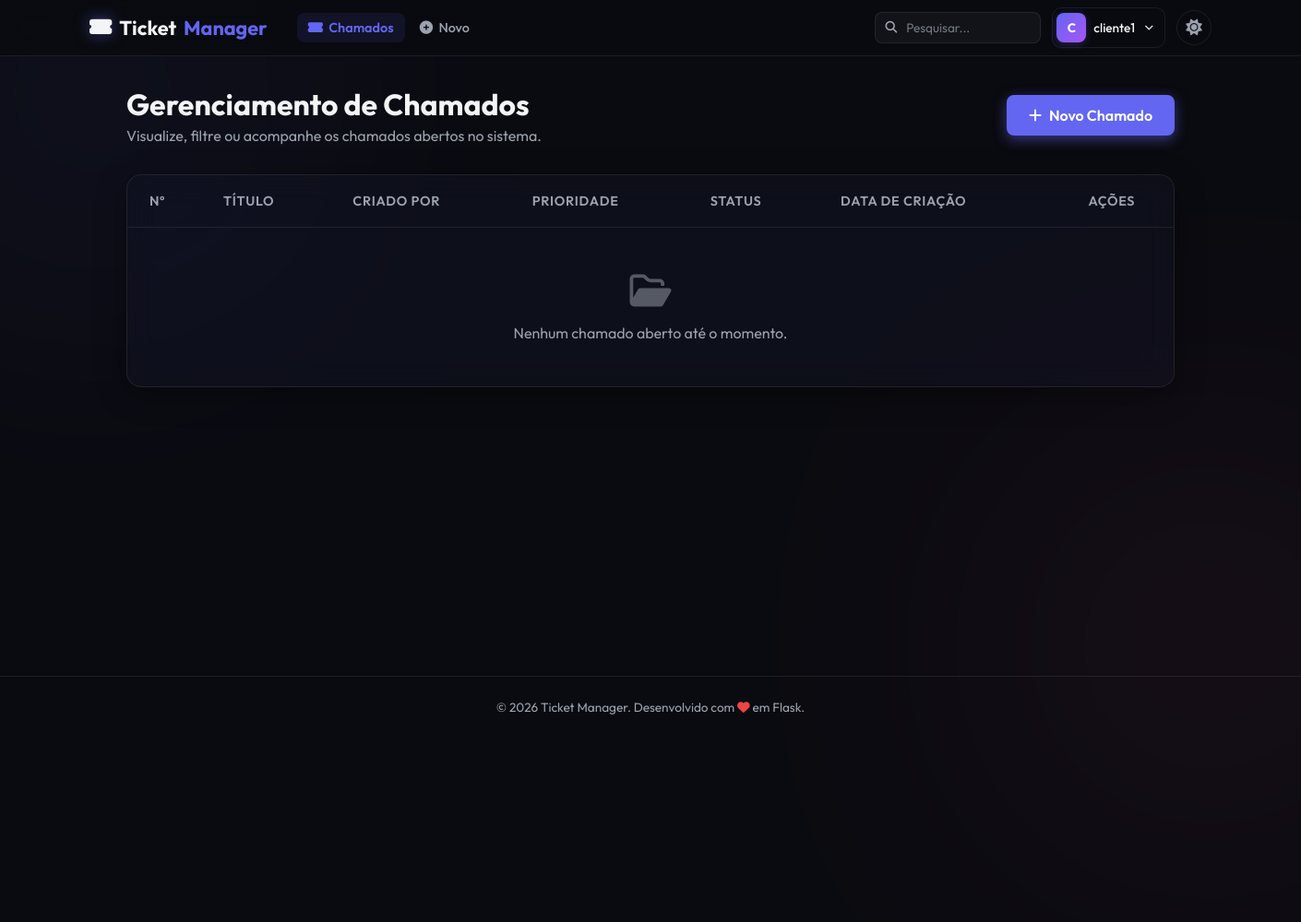
The app's page /tickets (signed in), older data.
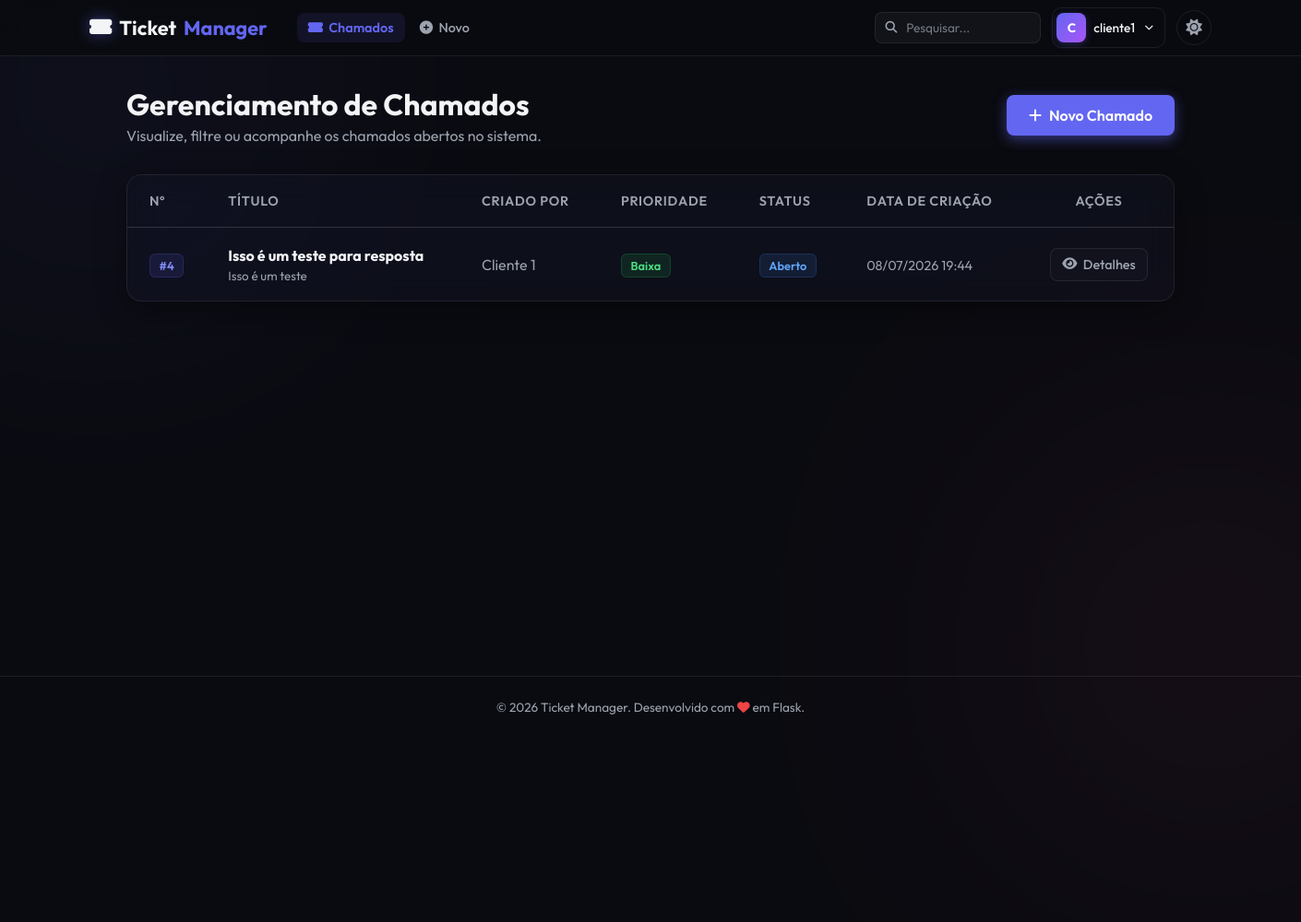
The same page, newer data.
### models.py (models this page shows, shortened)
class Usuario(db.Model):
    __tablename__ = "usuarios"
    id = db.Column(db.Integer, primary_key=True)
    nome = db.Column(db.String(50), nullable=False)
    sobrenome = db.Column(db.String(50), nullable=False)
    email = db.Column(db.String(120), unique=True, nullable=False)
    username = db.Column(db.String(50), unique=True, nullable=False)
    senha = db.Column(db.String(255), nullable=False)
    cidade_id = db.Column(db.Integer, db.ForeignKey("cidades.id"), nullable=True)
    cidade = db.relationship("Cidade", backref=db.backref("usuarios", lazy=True))
    perfis = db.relationship("Perfil", backref="usuario", lazy=True, cascade="all, delete-orphan")
    @property
    def tipo_perfil(self):
        if self.perfis:
            return self.perfis[0].tipo_perfil
        return "Cliente"

class Chamado(db.Model):
    __tablename__ = "chamados"
    id = db.Column(db.Integer, primary_key=True)
    titulo = db.Column(db.String(100), nullable=False)
    descricao = db.Column(db.Text, nullable=False)
    prioridade = db.Column(db.String(20), nullable=False, default="Média")  # Baixa, Média, Alta
    status = db.Column(db.String(20), nullable=False, default="Aberto")  # Aberto, Em Andamento, Resolvido, Fechado
    data_criacao = db.Column(db.DateTime, nullable=False, default=db.func.now())
    usuario_id = db.Column(db.Integer, db.ForeignKey("usuarios.id"), nullable=False)
    usuario = db.relationship("Usuario", backref=db.backref("chamados", lazy=True))
    categoria_id = db.Column(db.Integer, db.ForeignKey("categorias.id"), nullable=True)
    categoria = db.relationship("Categoria", backref=db.backref("chamados", lazy=True))

### app.py (the view)
@app.route('/tickets')
@login_required
def list_tickets():
    return controllers.list_tickets_controller()

### app.py (called while the page is built)
def login_required(f):
    @wraps(f)
    def decorated_function(*args, **kwargs):
        if 'user_id' not in session:
            flash('Você precisa fazer login para acessar esta página.', 'danger')
            return redirect(url_for('login'))
        return f(*args, **kwargs)
    return decorated_function

### controllers.py (called while the page is built)
def list_tickets_controller():
    usuario = Usuario.query.get(session.get('user_id'))
    if usuario and usuario.tipo_perfil == 'Cliente':
        chamados = Chamado.query.filter_by(usuario_id=usuario.id).filter(Chamado.status != 'Fechado').all()
    else:
        chamados = Chamado.query.filter(Chamado.status != 'Fechado').all()
    return render_template('tickets.html', chamados=chamados)

### templates/tickets.html (shortened to what this page needs)
{% extends 'base.html' %}
{% block content %}
<div class="container">
    <div class="page-header">
        <div>
            <h1>Gerenciamento de Chamados</h1>
            <p class="subtitle">Visualize, filtre ou acompanhe os chamados abertos no sistema.</p>
        </div>
        <a href="{{ url_for('create_ticket') }}" class="btn-primary">
            <i class="fa-solid fa-plus"></i> Novo Chamado
        </a>
    </div>
    <div class="glass-card table-responsive">
        <table class="data-table">
            <thead>
                <tr>
                    <th style="width: 80px;">Nº</th>
                    <th>Título</th>
                    <th>Criado por</th>
                    <th>Prioridade</th>
                    <th>Status</th>
                    <th>Data de Criação</th>
                    <th class="text-center">Ações</th>
                </tr>
            </thead>
            <tbody>
                {% for chamado in chamados %}
                    <tr>
                        <td data-label="Nº">
                            <span class="badge badge-username">#{{ chamado.id }}</span>
                        </td>
                        <td data-label="Título">
                            <div style="display: flex; flex-direction: column; gap: 0.25rem; text-align: left; width: 100%;">
                                <div style="display: flex; align-items: center; gap: 0.5rem; flex-wrap: wrap;">
                                    <strong style="color: var(--text-primary);">{{ chamado.titulo }}</strong>
                                </div>
                                <small style="color: var(--text-secondary); max-width: 300px; display: inline-block; white-space: nowrap; overflow: hidden; text-overflow: ellipsis;" title="{{ chamado.descricao }}">
                                    {{ chamado.descricao }}
                                </small>
                            </div>
                        </td>
                        <td data-label="Criado por">
                            <span style="color: var(--text-secondary);">{{ chamado.usuario.nome }} {{ chamado.usuario.sobrenome }}</span>
                        </td>
                        <td data-label="Prioridade">
                            <span class="badge badge-{{ chamado.prioridade | lower }}">{{ chamado.prioridade }}</span>
                        </td>
                        <td data-label="Status">
                            {% set status_class = chamado.status.lower().replace(' ', '') %}
                            <span class="badge badge-{{ status_class }}">{{ chamado.status }}</span>
                        </td>
                        <td data-label="Data">
                            <span style="color: var(--text-secondary); font-size: 0.9rem;">
                                {{ chamado.data_criacao.strftime('%d/%m/%Y %H:%M') }}
                            </span>
                        </td>
                        <td data-label="Ações">
                            <div class="action-buttons">
                                <a href="{{ url_for('ticket_details', ticket_id=chamado.id) }}" class="btn-action btn-edit" title="Ver Detalhes/Responder">
                                    <i class="fa-solid fa-eye"></i> Detalhes
                                </a>
                            </div>
                        </td>
                    </tr>
                {% else %}
                    <tr>
                        <td colspan="7" class="no-data text-center">
                            <i class="fa-regular fa-folder-open"></i>
                            <p>Nenhum chamado aberto até o momento.</p>
                        </td>
                    </tr>
                {% endfor %}
            </tbody>
        </table>
    </div>
</div>
{% endblock %}

### templates/base.html (shortened to what this page needs)
<!DOCTYPE html>
<html lang="pt-BR" data-theme="dark">
<head>
    <link rel="stylesheet" href="https://cdnjs.cloudflare.com/ajax/libs/font-awesome/6.4.0/css/all.min.css">
    <link rel="stylesheet" href="{{ url_for('static', filename='css/style.css') }}">
</head>
<body>
    <div class="bg-glow bg-glow-1"></div>
    <div class="bg-glow bg-glow-2"></div>
    <header class="app-header">
        <div class="nav-container">
            <div class="nav-left">
                <a href="/" class="brand-logo">
                    <i class="fa-solid fa-ticket-simple text-glow"></i> Ticket<span>Manager</span>
                </a>
                {% if session.get('user_id') %}
                <nav class="nav-menu" id="nav-menu">
                    <a href="{{ url_for('list_tickets') }}" class="nav-link" id="nav-link-tickets">
                        <i class="fa-solid fa-ticket-simple"></i> Chamados
                    </a>
                    <a href="{{ url_for('create_ticket') }}" class="nav-link" id="nav-link-new-ticket">
                        <i class="fa-solid fa-circle-plus"></i> Novo
                    </a>
                </nav>
                {% endif %}
            </div>
            <div class="nav-right">
                {% if session.get('user_id') %}
                <form class="nav-search-form" action="{{ url_for('search_tickets') }}" method="GET" id="nav-search-form">
                    <div class="nav-search-wrapper">
                        <i class="fa-solid fa-magnifying-glass nav-search-icon"></i>
                        <input type="text" name="q" class="nav-search-input" placeholder="Pesquisar..." autocomplete="off" id="nav-search-input">
                    </div>
                </form>
                <div class="nav-user-area" id="nav-user-area">
                    <button class="nav-user-btn" id="user-menu-btn" title="Menu do usuário">
                        <div class="nav-avatar">
                            {{ session.get('username', '?')[0] | upper }}
                        </div>
                        <span class="nav-username">{{ session.get('username') }}</span>
                        <i class="fa-solid fa-chevron-down nav-chevron"></i>
                    </button>
                </div>
                {% else %}
                <a href="{{ url_for('login') }}" class="nav-link" id="nav-link-login"><i class="fa-solid fa-right-to-bracket"></i> Login</a>
                <a href="{{ url_for('register') }}" class="btn-nav btn-signup" id="nav-link-register"><i class="fa-solid fa-user-plus"></i> Registrar</a>
                {% endif %}
                <button id="theme-toggle" class="theme-toggle-btn" title="Alternar tema">
                    <i class="fa-solid fa-sun"></i>
                </button>
            </div>
        </div>
    </header>
    <main class="main-content">
        {% block content %}{% endblock %}
    </main>
    <footer class="app-footer">
        <p>&copy; 2026 Ticket Manager. Desenvolvido com <i class="fa-solid fa-heart text-danger animate-pulse"></i> em Flask.</p>
    </footer>
</body>
</html>

Row changes from the older to the newer data that the page shows:
added Chamado: id "4", titulo "Isso é um teste para resposta", descricao "Isso é um teste", usuario.nome "Cliente", usuario.sobrenome "1", prioridade "Baixa", status "Aberto", data_criacao "08/07/2026 19:44"
Text that changed along with them:
text no longer shown: "Nenhum chamado aberto até o momento."
